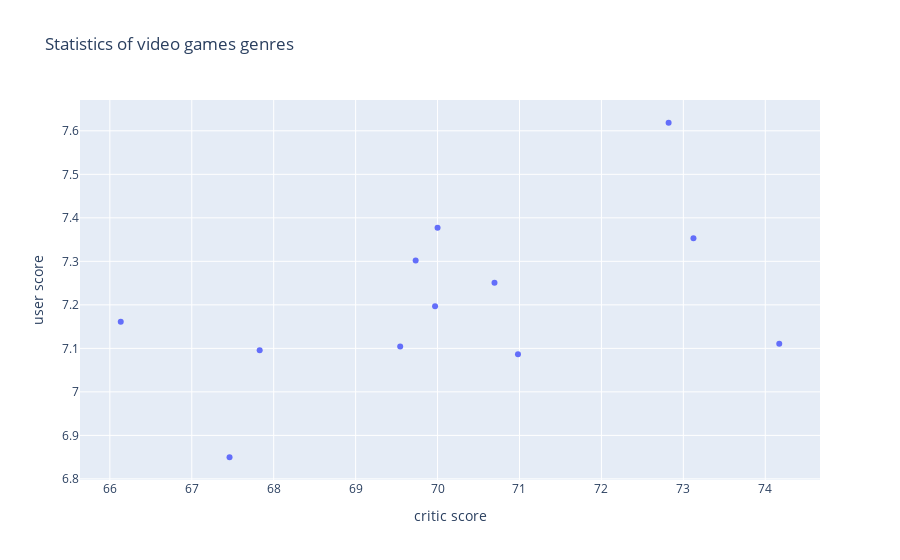

The code cell stored with this chart in its notebook:
### Code cell
trace0 = go.Scatter(
    x=genres_df.Critic_Score,
    y=genres_df.User_Score,
    mode = 'markers'
)

data = [trace0]
layout = {'title': 'Statistics of video games genres', 'yaxis': {'title': 'user score'}, 
          'xaxis': {'title': 'critic score'}}

fig = go.Figure(data=data, layout=layout)

iplot(fig, show_link=False)

### Figure 1 — Plotly figure (JSON) as saved in the notebook; plotly's stock layout.template omitted (floating-point values rounded to 4 significant figures)
{"data": [{"mode": "markers", "type": "scatter", "x": [67.83, 66.13, 69.73, 67.46, 70, 70.69, 69.54, 72.82, 70.98, 69.97, 74.17, 73.12], "y": [7.096, 7.161, 7.302, 6.85, 7.377, 7.251, 7.104, 7.619, 7.086, 7.197, 7.111, 7.353]}], "layout": {"title": {"text": "Statistics of video games genres"}, "xaxis": {"title": {"text": "critic score"}}, "yaxis": {"title": {"text": "user score"}}}}
